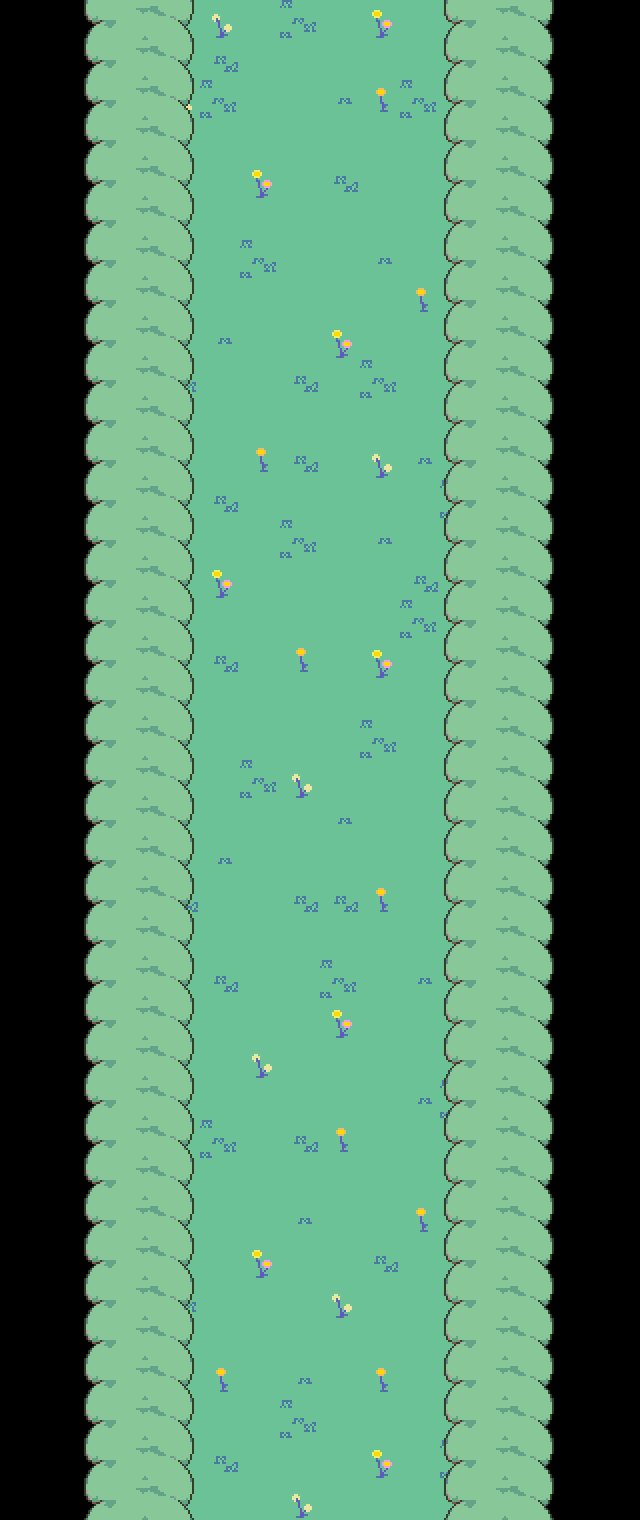

A level layout from a 2D game, rendered from its tile map. Below: a short description, then the map file with its tile-grid data intact:
An orthogonal 16x38 tile map with 40x40 px tiles, 2 tile layers (Tile Layer 1, Tile Layer 2), 1 hidden layer not drawn and 9 objects (2x transition, for5, leaf_right, leaf_left, for7).

<map version="1.9" tiledversion="1.9.2" orientation="orthogonal" renderorder="right-down" width="16" height="38" tilewidth="40" tileheight="40" infinite="0" nextlayerid="8" nextobjectid="14">
 <editorsettings>
  <export target="data.lua" format="lua" />
 </editorsettings>
 <properties>
  <property name="music" value="forest" />
 </properties>
 <tileset firstgid="1" source="../../tilesets/woods.tsx" />
 <layer id="1" name="Tile Layer 1" width="16" height="38">
  <data encoding="csv">
0,0,0,56,56,37,56,39,56,2,56,56,56,0,0,0,
0,0,0,56,56,41,56,56,56,56,56,56,56,0,0,0,
0,0,0,56,37,39,56,56,42,34,39,56,56,0,0,0,
0,0,0,56,56,56,56,56,56,56,56,56,56,0,0,0,
0,0,0,56,56,56,2,56,41,56,56,56,56,0,0,0,
0,0,0,56,34,56,56,56,56,56,56,56,56,0,0,0,
0,0,0,56,56,56,39,56,56,42,56,56,56,0,0,0,
0,0,0,56,56,56,56,56,56,56,34,56,56,0,0,0,
0,0,0,56,56,42,56,56,2,56,56,56,56,0,0,0,
0,0,0,56,39,56,56,41,56,39,56,56,56,0,0,0,
0,0,0,56,56,56,56,56,56,56,56,56,56,0,0,0,
0,0,0,56,56,56,34,41,56,37,42,56,56,0,0,0,
0,0,0,56,56,41,56,56,56,56,56,39,56,0,0,0,
0,0,0,56,56,56,56,39,56,42,56,56,56,0,0,0,
0,0,0,56,56,2,56,56,56,56,41,56,56,0,0,0,
0,0,0,56,56,56,56,56,56,56,39,56,56,0,0,0,
0,0,0,56,56,41,56,34,56,2,56,56,56,0,0,0,
0,0,0,56,56,56,56,56,56,56,56,56,56,0,0,0,
0,0,0,56,56,56,56,56,56,39,56,56,56,0,0,0,
0,0,0,56,56,56,39,37,56,56,56,2,56,0,0,0,
0,0,0,56,56,56,56,56,42,56,56,41,56,0,0,0,
0,0,0,56,56,42,56,56,56,56,56,56,56,0,0,0,
0,0,0,56,41,56,56,41,41,34,56,56,56,0,0,0,
0,0,0,56,56,56,56,56,56,56,56,56,56,0,0,0,
0,0,0,56,56,41,56,56,39,56,42,56,56,0,0,0,
0,0,0,56,56,56,56,56,2,56,56,56,56,0,0,0,
0,0,0,56,56,56,37,56,56,56,56,56,56,0,0,0,
0,0,0,56,56,56,56,56,56,56,42,39,56,0,0,0,
0,0,0,56,56,39,56,41,34,56,56,56,56,0,0,0,
0,0,0,56,56,56,56,56,56,56,56,56,56,0,0,0,
0,0,0,56,56,56,56,42,56,56,34,56,56,0,0,0,
0,0,0,56,56,56,2,56,56,41,56,56,56,0,0,0,
0,0,0,56,39,56,56,56,37,56,56,56,56,0,0,0,
0,0,0,56,56,56,56,56,56,56,56,56,56,0,0,0,
0,0,0,56,56,34,56,42,56,34,56,56,56,0,0,0,
0,0,0,56,56,56,56,39,56,56,56,56,56,0,0,0,
0,0,0,56,56,41,56,56,56,2,56,39,56,0,0,0,
0,0,0,56,56,56,56,37,56,56,56,56,56,0,0,0
</data>
 </layer>
 <layer id="2" name="Tile Layer 2" width="16" height="38">
  <data encoding="csv">
0,0,93,94,95,0,0,0,0,0,0,93,94,95,0,0,
0,0,93,94,95,0,0,0,0,0,0,93,94,95,0,0,
0,0,93,94,95,0,0,0,0,0,0,93,94,95,0,0,
0,0,93,94,95,0,0,0,0,0,0,93,94,95,0,0,
0,0,93,94,95,0,0,0,0,0,0,93,94,95,0,0,
0,0,93,94,95,0,0,0,0,0,0,93,94,95,0,0,
0,0,93,94,95,0,0,0,0,0,0,93,94,95,0,0,
0,0,93,94,95,0,0,0,0,0,0,93,94,95,0,0,
0,0,93,94,95,0,0,0,0,0,0,93,94,95,0,0,
0,0,93,94,95,0,0,0,0,0,0,93,94,95,0,0,
0,0,93,94,95,0,0,0,0,0,0,93,94,95,0,0,
0,0,93,94,95,0,0,0,0,0,0,93,94,95,0,0,
0,0,93,94,95,0,0,0,0,0,0,93,94,95,0,0,
0,0,93,94,95,0,0,0,0,0,0,93,94,95,0,0,
0,0,93,94,95,0,0,0,0,0,0,93,94,95,0,0,
0,0,93,94,95,0,0,0,0,0,0,93,94,95,0,0,
0,0,93,94,95,0,0,0,0,0,0,93,94,95,0,0,
0,0,93,94,95,0,0,0,0,0,0,93,94,95,0,0,
0,0,93,94,95,0,0,0,0,0,0,93,94,95,0,0,
0,0,93,94,95,0,0,0,0,0,0,93,94,95,0,0,
0,0,93,94,95,0,0,0,0,0,0,93,94,95,0,0,
0,0,93,94,95,0,0,0,0,0,0,93,94,95,0,0,
0,0,93,94,95,0,0,0,0,0,0,93,94,95,0,0,
0,0,93,94,95,0,0,0,0,0,0,93,94,95,0,0,
0,0,93,94,95,0,0,0,0,0,0,93,94,95,0,0,
0,0,93,94,95,0,0,0,0,0,0,93,94,95,0,0,
0,0,93,94,95,0,0,0,0,0,0,93,94,95,0,0,
0,0,93,94,95,0,0,0,0,0,0,93,94,95,0,0,
0,0,93,94,95,0,0,0,0,0,0,93,94,95,0,0,
0,0,93,94,95,0,0,0,0,0,0,93,94,95,0,0,
0,0,93,94,95,0,0,0,0,0,0,93,94,95,0,0,
0,0,93,94,95,0,0,0,0,0,0,93,94,95,0,0,
0,0,93,94,95,0,0,0,0,0,0,93,94,95,0,0,
0,0,93,94,95,0,0,0,0,0,0,93,94,95,0,0,
0,0,93,94,95,0,0,0,0,0,0,93,94,95,0,0,
0,0,93,94,95,0,0,0,0,0,0,93,94,95,0,0,
0,0,93,94,95,0,0,0,0,0,0,93,94,95,0,0,
0,0,93,94,95,0,0,0,0,0,0,93,94,95,0,0
</data>
 </layer>
 <objectgroup id="4" name="collision">
  <object id="1" x="0" y="0" width="180" height="1520" />
  <object id="2" x="460" y="0" width="180" height="1520" />
 </objectgroup>
 <objectgroup id="5" name="objects">
  <object id="11" name="transition" x="160" y="0" width="320" height="15">
   <properties>
    <property name="map" value="forest_5" />
    <property name="marker" value="for6" />
   </properties>
  </object>
  <object id="13" name="transition" x="160" y="1505" width="320" height="15">
   <properties>
    <property name="map" value="forest_7" />
    <property name="marker" value="for6" />
   </properties>
  </object>
 </objectgroup>
 <objectgroup color="#ff55ff" id="6" name="markers" tintcolor="#ff00ff">
  <object id="6" name="for5" x="320" y="40">
   <point />
  </object>
  <object id="7" name="leaf_right" x="480" y="160" width="40" height="1200" />
  <object id="8" name="leaf_left" x="120" y="160" width="40" height="1200" />
  <object id="10" name="for7" x="320" y="1480">
   <point />
  </object>
 </objectgroup>
 <objectgroup id="7" name="battleareas">
  <object id="3" x="160" y="160" width="320" height="1200" />
 </objectgroup>
 <layer id="3" name="Copy of Tile Layer 2" width="16" height="38" visible="0">
  <data encoding="csv">
0,0,93,94,95,0,0,0,0,0,0,93,94,95,0,0,
0,0,93,94,95,0,0,0,0,0,0,93,94,95,0,0,
0,0,93,94,95,0,0,0,0,0,0,93,94,95,0,0,
0,0,93,94,95,0,0,0,0,0,0,93,94,95,0,0,
0,0,93,94,95,0,0,0,0,0,0,93,94,95,0,0,
0,0,93,94,95,0,0,0,0,0,0,93,94,95,0,0,
0,0,93,94,95,0,0,0,0,0,0,93,94,95,0,0,
0,0,93,94,95,0,0,0,0,0,0,93,94,95,0,0,
0,0,93,94,95,0,0,0,0,0,0,93,94,95,0,0,
0,0,93,94,95,0,0,0,0,0,0,93,94,95,0,0,
0,0,93,94,95,0,0,0,0,0,0,93,94,95,0,0,
0,0,93,94,95,0,0,0,0,0,0,93,94,95,0,0,
0,0,93,94,95,0,0,0,0,0,0,93,94,95,0,0,
0,0,93,94,95,0,0,0,0,0,0,93,94,95,0,0,
0,0,93,94,95,0,0,0,0,0,0,93,94,95,0,0,
0,0,93,94,95,0,0,0,0,0,0,93,94,95,0,0,
0,0,93,94,95,0,0,0,0,0,0,93,94,95,0,0,
0,0,93,94,95,0,0,0,0,0,0,93,94,95,0,0,
0,0,93,94,95,0,0,0,0,0,0,93,94,95,0,0,
0,0,93,94,95,0,0,0,0,0,0,93,94,95,0,0,
0,0,93,94,95,0,0,0,0,0,0,93,94,95,0,0,
0,0,93,94,95,0,0,0,0,0,0,93,94,95,0,0,
0,0,93,94,95,0,0,0,0,0,0,93,94,95,0,0,
0,0,93,94,95,0,0,0,0,0,0,93,94,95,0,0,
0,0,93,94,95,0,0,0,0,0,0,93,94,95,0,0,
0,0,93,94,95,0,0,0,0,0,0,93,94,95,0,0,
0,0,93,94,95,0,0,0,0,0,0,93,94,95,0,0,
0,0,93,94,95,0,0,0,0,0,0,93,94,95,0,0,
0,0,93,94,95,0,0,0,0,0,0,93,94,95,0,0,
0,0,93,94,95,0,0,0,0,0,0,93,94,95,0,0,
0,0,93,94,95,0,0,0,0,0,0,93,94,95,0,0,
0,0,93,94,95,0,0,0,0,0,0,93,94,95,0,0,
0,0,93,94,95,0,0,0,0,0,0,93,94,95,0,0,
0,0,93,94,95,0,0,0,0,0,0,93,94,95,0,0,
0,0,93,94,95,0,0,0,0,0,0,93,94,95,0,0,
0,0,93,94,95,0,0,0,0,0,0,93,94,95,0,0,
0,0,93,94,95,0,0,0,0,0,0,93,94,95,0,0,
0,0,93,94,95,0,0,0,0,0,0,93,94,95,0,0
</data>
 </layer>
</map>
